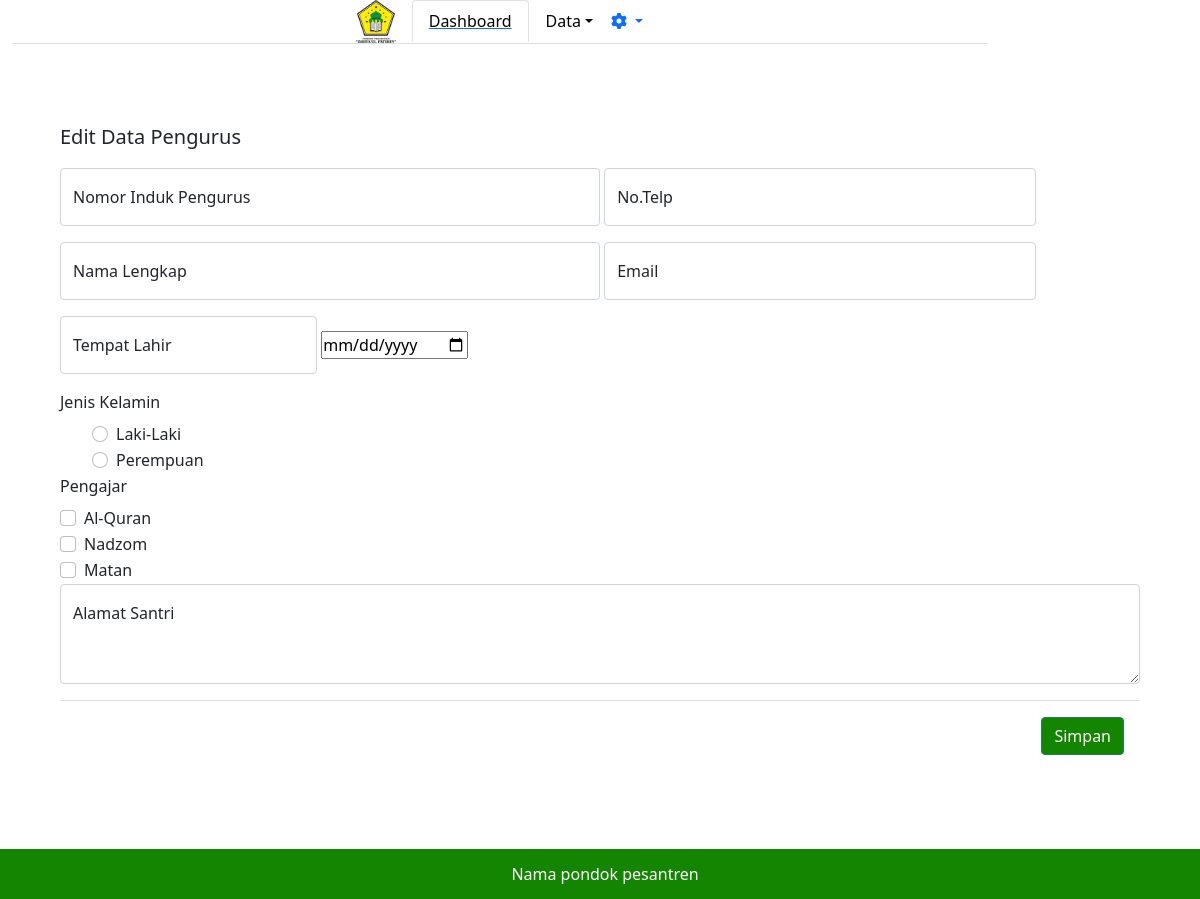
/adminpondok/datapengajar/3/editpengajar, run on an earlier commit of the app's database.
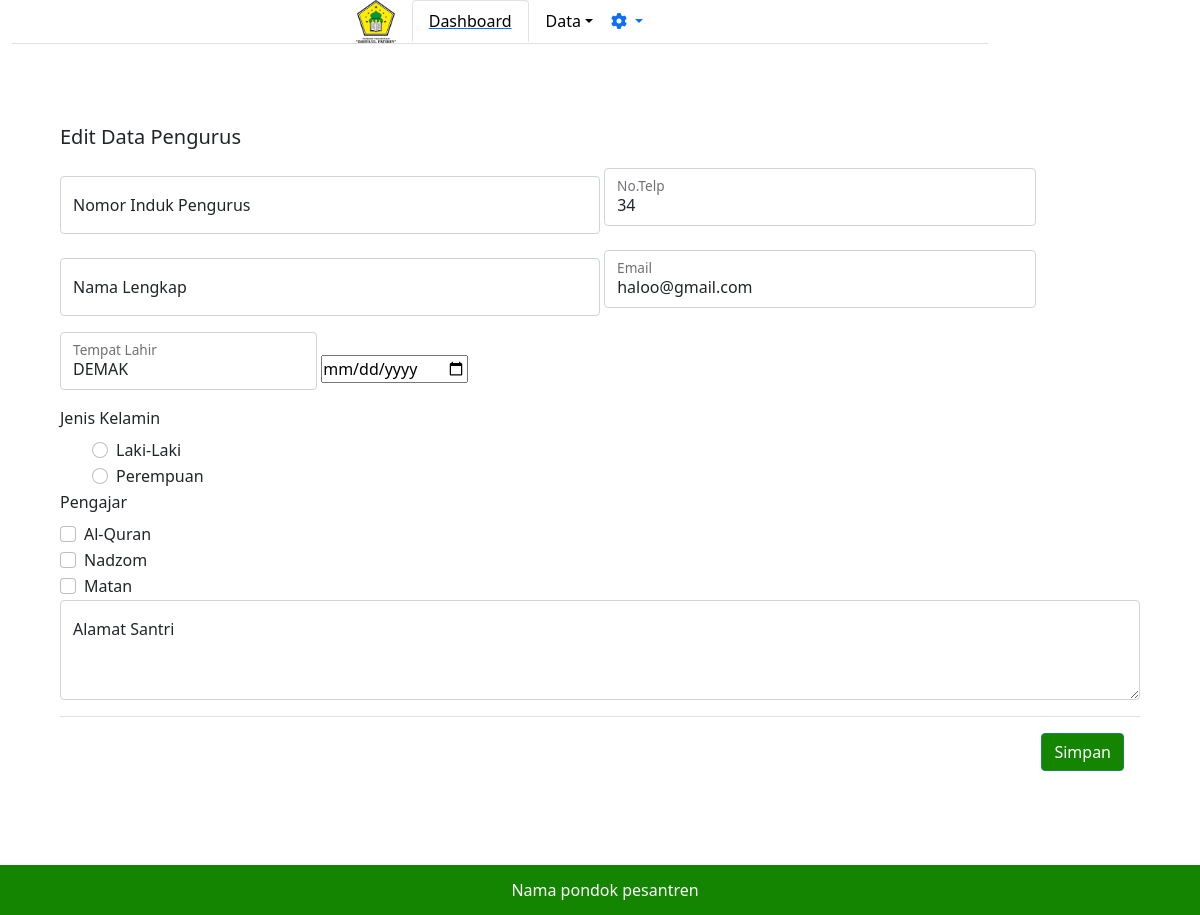
And on a later commit of the database.
### adminpondok/models.py (models this page shows)
class Pengajar(models.Model):
    kelamin = [
        ('Laki-Laki', 'Laki-Laki'),
        ('Perempuan', 'Perempuan'),
    ]
    NIP = models.IntegerField(unique=True)
    nama_pengajar = models.CharField(max_length=30)
    tempat_lahir = models.CharField(max_length=20)
    tanggal_lahir = models.DateField()
    jk = models.CharField(max_length=9, choices=kelamin, default='')
    almt = models.TextField(default='')
    telp = models.IntegerField(default=0)
    email = models.CharField(default='', max_length=20)
    pngjr = models.CharField(max_length=10, default='')

### adminpondok/views.py (the view, shortened to what this page needs)
# urls.py: path('datapengajar/<id>/editpengajar', views.editpengajar),
def editpengajar(req, id):
    data = models.Pengajar.objects.filter(pk=id).first()
    return render(req, 'adminpondok/editpengajar.html', {
        'data': data,
    })

### adminpondok/templates/adminpondok/editpengajar.html (shortened to what this page needs)
{% extends "adminpondok/base.html" %}
{% block content %}
<div class="m-5">
    <form action="" method="POST">
        <h5 class="modal-title mb-3">Edit Data Pengurus</h5>
        <div class="form-floating mb-3" style="display: inline-block; width: 50%;">
            <input type="text" class="form-control" name="nis" value="{{data.nip}}" id="floatingInput"
                placeholder="NomorIndukSantri">
            <label for="floatingInput">Nomor Induk Pengurus </label>
        </div>
        <div class="form-floating mb-3 " style="display: inline-block;width: 40%;">
            <input type="text" class="form-control" name="telp" value="{{data.telp}}" id="floatingInput"
                placeholder="NoTelp">
            <label for="floatingInput"> No.Telp </label>
        </div>
        <div class="form-floating mb-3 " style="display: inline-block ; width: 50%;">
            <input type="text" class="form-control" name="nama_santri" value="{{data.nama_pengurus}}"
                id="floatingPassword" placeholder="NamaLengkap">
            <label for="floatingPassword">Nama Lengkap</label>
        </div>
        <div class="form-floating mb-3 " style="display: inline-block;width: 40%;">
            <input type="text" class="form-control" name="email" value="{{data.email}}" id="floatingInput"
                placeholder="NoTelp">
            <label for="floatingInput"> Email </label>
        </div>
        <div class="form-floating mb-3 " style="display: inline-block;">
            <input type="text" class="form-control" name="tempat_lahir" value="{{data.tempat_lahir}}" id="floatingInput"
                placeholder="TempatLahir">
            <label for="floatingInput">Tempat Lahir</label>
        </div>
        <div class="form-floating mb-3" style="display: inline-block;">
            <input type="date" name="tanggal_lahir" value="{{data.tanggal_lahir}}">
        </div>
        <div class="row-4">
            <label>Jenis Kelamin</label>
            <div class="" style="margin-left: 2rem;">
                <div class=" mb-10 form-check">
                    <input class="form-check-input" type="radio" name="jk" value="Laki-Laki" id="flexRadioDefault1">
                    <label class="form-check-label" for="flexRadioDefault1">
                        Laki-Laki
                    </label>
                </div>
                <div class=" mb-10 form-check">
                    <input class="form-check-input" type="radio" name="jk" value="Perempuan" id="flexRadioDefault2">
                    <label class="form-check-label" for="flexRadioDefault2">
                        Perempuan
                    </label>
                </div>
            </div>
        </div>
        <div class="row-4" style="display: inline-block;">
            <Label>Pengajar</Label>
            <div class=" mb-10 form-check">
                <input class=" form-check-input" name="ktgri" type="checkbox" value="{{data.ktgri.AlQuran}}"
                    id="Al-Quran">
                <label class="form-check-label" for="Al-Quran">
                    Al-Quran
                </label>
            </div>
            <div class=" mb-10 form-check">
                <input class="form-check-input" name="ktgri" type="checkbox" value="{{data.ktgri.Nadzom}}" id="Nadzom">
                <label class="form-check-label" for="Nadzom">
                    Nadzom
                </label>
            </div>
            <div class="form-check">
                <input class="form-check-input" name="ktgri" type="checkbox" value="{{data.ktgri.Matan}}" id="Matan">
                <label class="form-check-label" for="Matan">
                    Matan
                </label>
            </div>
        </div>
        <div class="form-floating mb-3">
            <textarea class="form-control" name="almt" placeholder="Alamat Lengkap" id="Alamat"
                style="height: 100px"></textarea>
            <label for="Alamat">Alamat Santri</label>
        </div>
        <div class="modal-footer">
            <button type="submit" class="btn btn-success" style="background-color: #138500;">Simpan</button>
        </div>
</div>
{% endblock %}

What changed in the data, as far as the page shows it:
added Pengajar: telp "34", email "haloo@gmail.com", tempat_lahir "DEMAK"
